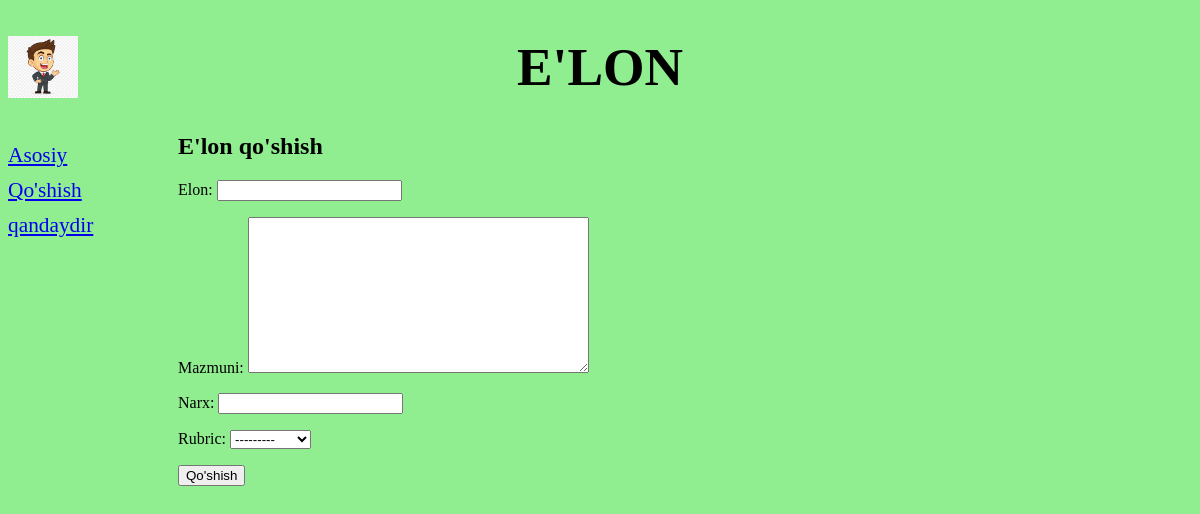
Page /add/ on the earlier database version.
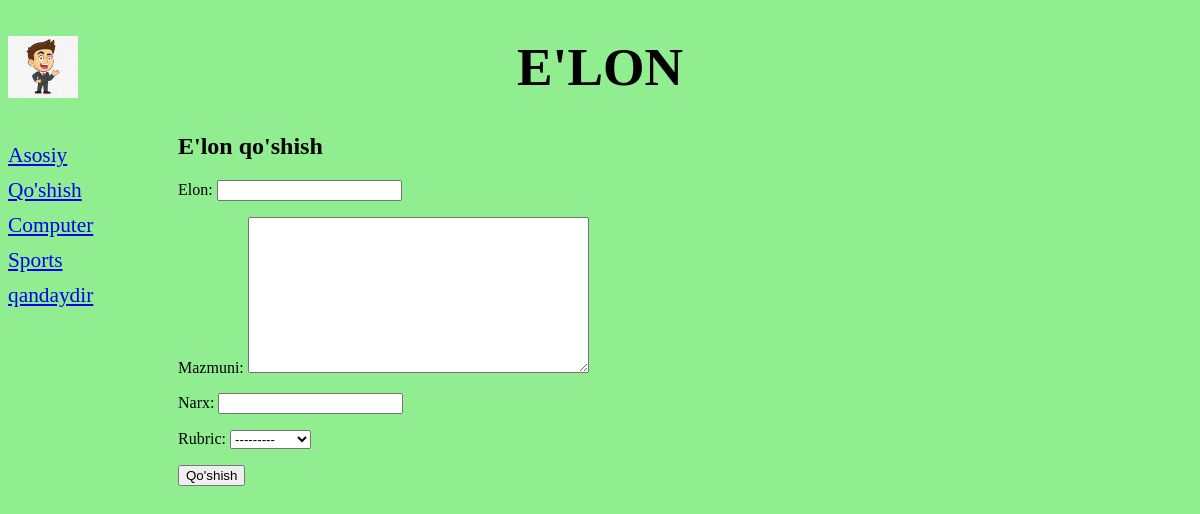
Same page on the later database version.
### bboard/models.py (models this page shows)
class Rubric(models.Model):
    name = models.CharField(max_length=20, db_index=True,verbose_name='Nomi')
    class Meta:
        verbose_name_plural = 'Rubrikalar'
        verbose_name = 'Rubrika'
        ordering = ['name']
    def __str__(self):
        return self.name

### bboard/views.py (the view)
# urls.py: path('add/',BbCreateView.as_view(),name="add"),
class BbCreateView(CreateView):
    template_name = 'create.html'
    form_class = BbForm
    success_url = reverse_lazy('index')
    def get_context_data(self, **kwargs):
        context = super().get_context_data(**kwargs)
        context['rubrics'] = Rubric.objects.all()
        return context

### bboard/forms.py
class BbForm(ModelForm):
    class Meta:
        model = Bb
        fields = ('title','content','price','rubric')

### bboard/templates/create.html (shortened to what this page needs)
{%extends 'layoutbasic.html'%}
{% block content %}
    <h2>E'lon qo'shish</h2>
    <form method="post">
        {{form.as_p}}
        <input type="submit" value="Qo'shish">
    </form>
{% endblock %}

### bboard/templates/layoutbasic.html (shortened to what this page needs)
<!DOCTYPE html>
<html lang="en">
{%load static%}
<head>
    <link rel="stylesheet" href="{%static 'style.css'%}" type="text/css">
</head>
<body>
    <header>
        <h1>E'lon</h1>
    </header>
    <nav>
        <a href="{% url 'index' %}">Asosiy</a>
        <a href="{% url 'add' %}">Qo'shish</a>
        {% for rubric in rubrics %}
            <a href="{% url 'by_rubric' rubric.pk %}">{{rubric.name}}</a>
        {% endfor %}
    </nav>
    <section>
    {% block content%}
    {%endblock%}
    </section>
</body>
</html>

Differences in the rows shown:
added Rubric: name "Computer"
added Rubric: name "Sports"
